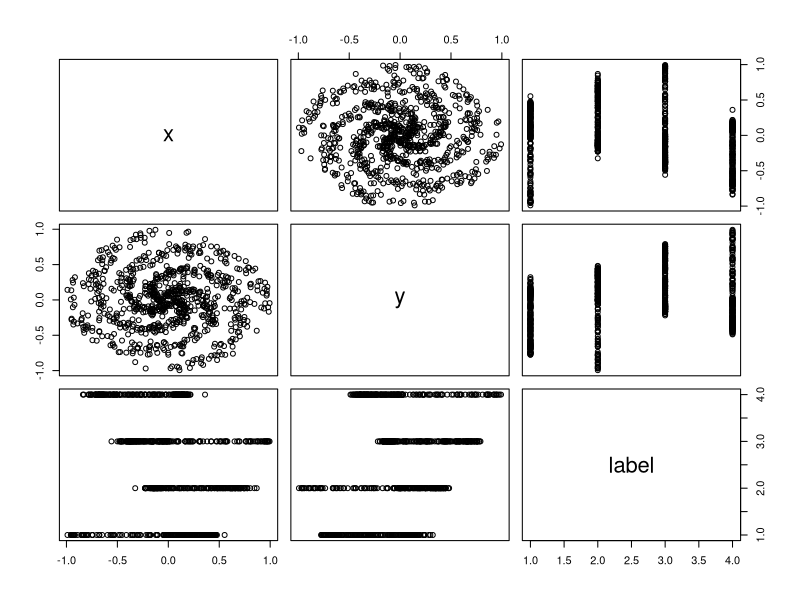
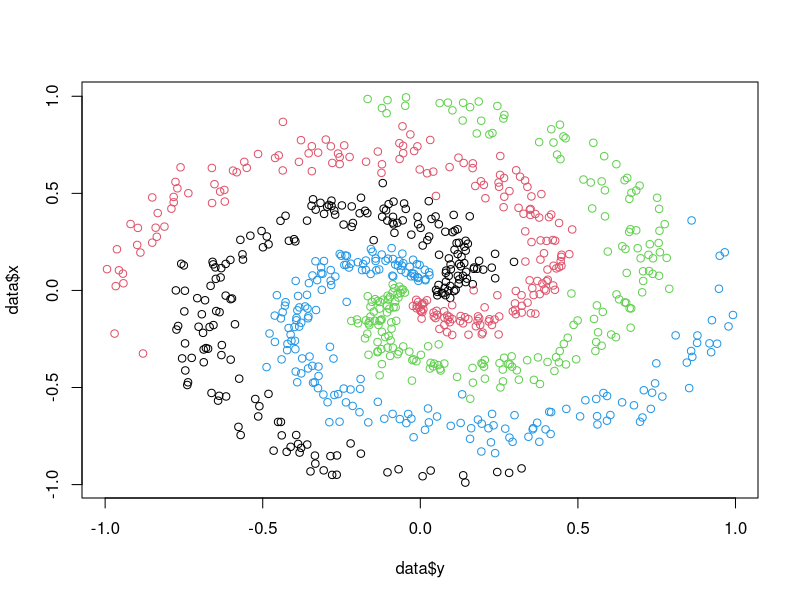

The R source for these figures, in order: (Note: a time limit stopped this script after it produced the figures.)
library(ggplot2)
library(caret)

N <- 200 # number of points per class
D <- 2 # dimensionality
K <- 4 # number of classes
X <- data.frame() # data matrix (each row = single example)
y <- data.frame() # class labels

set.seed(308)

for (j in (1:K)){
  r <- seq(0.05,1,length.out = N) # radius
  t <- seq((j-1)*4.7,j*4.7, length.out = N) + rnorm(N, sd = 0.3) # theta
  Xtemp <- data.frame(x =r*sin(t) , y = r*cos(t)) 
  ytemp <- data.frame(matrix(j, N, 1))
  X <- rbind(X, Xtemp)
  y <- rbind(y, ytemp)
}

data <- cbind(X,y)
colnames(data) <- c(colnames(X), 'label')

plot(data)
plot(data$y, data$x, col=data$label)

X <- as.matrix(X)
Y <- matrix(0, N*K, K)

for (i in 1:(N*K)){
  Y[i, y[i,]] <- 1
}
summary(X)
Y

step_size = 0.5
reg = 0.001
h = 10
niteration = 3000
i = 0
#%*% dot product, * element wise product
nnet <- function(X, Y, step_size = 0.5, reg = 0.001, h = 10, niteration){
  # get dim of input
  N <- nrow(X) # number of examples
  K <- ncol(Y) # number of classes
  D <- ncol(X) # dimensionality

  # initialize parameters randomly
  W <- 0.01 * matrix(rnorm(D*h), nrow = D)
  b <- matrix(0, nrow = 1, ncol = h)
  W2 <- 0.01 * matrix(rnorm(h*K), nrow = h)
  b2 <- matrix(0, nrow = 1, ncol = K)
  W
  b
  W2
  b2

  # gradient descent loop to update weight and bias
  for (i in 0:niteration){
    ?pmax
    # hidden layer, ReLU activation
    hidden_layer <- pmax(0, X%*% W + matrix(rep(b,N), nrow = N, byrow = T))
    hidden_layer <- matrix(hidden_layer, nrow = N)
    # class score
    scores <- hidden_layer%*%W2 + matrix(rep(b2,N), nrow = N, byrow = T)
    
    summary(hidden_layer)
    summary(scores)
    # compute and normalize class probabilities
    exp_scores <- exp(scores)
    probs <- exp_scores / rowSums(exp_scores)
    
    # compute the loss: sofmax and regularization
    corect_logprobs <- -log(probs)
    data_loss <- sum(corect_logprobs*Y)/N
    reg_loss <- 0.5*reg*sum(W*W) + 0.5*reg*sum(W2*W2)
    loss <- data_loss + reg_loss
    # check progress
    if (i%%1000 == 0 | i == niteration){
      print(paste("iteration", i,': loss', loss))}
    
    # compute the gradient on scores
    dscores <- probs-Y
    dscores <- dscores/N
    
    # backpropate the gradient to the parameters
    dW2 <- t(hidden_layer)%*%dscores
    db2 <- colSums(dscores)
    # next backprop into hidden layer
    dhidden <- dscores%*%t(W2)
    # backprop the ReLU non-linearity
    dhidden[hidden_layer <= 0] <- 0
    # finally into W,b
    dW <- t(X)%*%dhidden
    db <- colSums(dhidden)
    
    # add regularization gradient contribution
    dW2 <- dW2 + reg *W2
    dW <- dW + reg *W
    
    # update parameter 
    W <- W-step_size*dW
    b <- b-step_size*db
    W2 <- W2-step_size*dW2
    b2 <- b2-step_size*db2
  }
  return(list(W, b, W2, b2)) 
}

nnetPred <- function(X, para = list()){
  W <- para[[1]]
  b <- para[[2]]
  W2 <- para[[3]]
  b2 <- para[[4]]
  
  N <- nrow(X)
  hidden_layer <- pmax(0, X%*% W + matrix(rep(b,N), nrow = N, byrow = T)) 
  hidden_layer <- matrix(hidden_layer, nrow = N)
  scores <- hidden_layer%*%W2 + matrix(rep(b2,N), nrow = N, byrow = T) 
  predicted_class <- apply(scores, 1, which.max)
  
  return(predicted_class)  
}

nnet.model <- nnet(X, Y, step_size = 0.4,reg = 0.0002, h=50, niteration = 7000)

predicted_class <- nnetPred(X, nnet.model)
print(paste('training accuracy:',mean(predicted_class == (y))))

# plot the resulting classifier
hs <- 0.01
x_min <- min(X[,1])-0.2; x_max <- max(X[,1])+0.2
y_min <- min(X[,2])-0.2; y_max <- max(X[,2])+0.2
grid <- as.matrix(expand.grid(seq(x_min, x_max, by = hs), seq(y_min, y_max, by =hs)))
Z <- nnetPred(grid, nnet.model)

ggplot()+
  geom_tile(aes(x = grid[,1],y = grid[,2],fill=as.character(Z)), alpha = 0.3, show.legend = F)+ 
  geom_point(data = data, aes(x=x, y=y, color = as.character(label)), size = 2) +
  xlab('X') + ylab('Y') + ggtitle('Neural Network Decision Boundary') +
  scale_color_discrete(name = 'Label') + coord_fixed(ratio = 0.6) +
  theme(axis.ticks=element_blank(), panel.grid.major = element_blank(), panel.grid.minor = element_blank(), 
        axis.text=element_blank(),legend.position = 'none')
